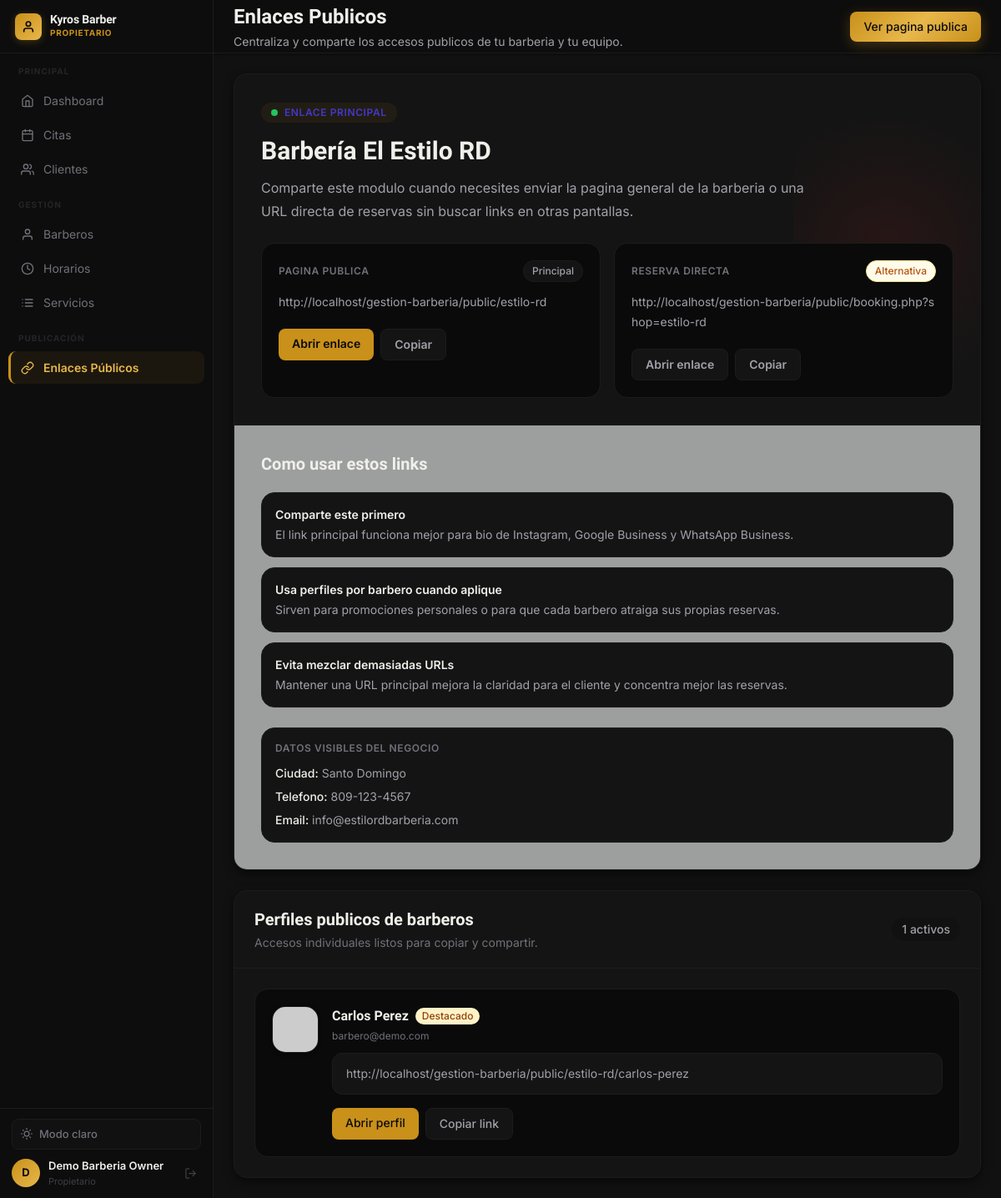
Page /dashboard/public-links.php (signed in) on the committed database.
### tables this page shows
CREATE TABLE barbershops (
    id INT AUTO_INCREMENT PRIMARY KEY,
    license_id INT NOT NULL,
    owner_id INT NOT NULL,
    business_name VARCHAR(255) NOT NULL,
    slug VARCHAR(255) UNIQUE NOT NULL,
    description TEXT,
    logo VARCHAR(255),
    cover_image VARCHAR(255),
    phone VARCHAR(20),
    email VARCHAR(255),
    address TEXT,
    city VARCHAR(100),
    province VARCHAR(100),
    country VARCHAR(100) DEFAULT 'República Dominicana',
    latitude DECIMAL(10, 8),
    longitude DECIMAL(11, 8),
    rnc VARCHAR(20),
    website VARCHAR(255),
    facebook VARCHAR(255),
    instagram VARCHAR(255),
    tiktok VARCHAR(255),
    whatsapp VARCHAR(20),
    theme_color VARCHAR(7) DEFAULT '#1e40af',
    allow_online_booking BOOLEAN DEFAULT TRUE,
    advance_booking_days INT DEFAULT 30,
    cancellation_hours INT DEFAULT 24,
    status ENUM('active', 'inactive', 'suspended') DEFAULT 'active',
    created_at TIMESTAMP DEFAULT CURRENT_TIMESTAMP,
    updated_at TIMESTAMP DEFAULT CURRENT_TIMESTAMP ON UPDATE CURRENT_TIMESTAMP,
    FOREIGN KEY (license_id) REFERENCES licenses(id) ON DELETE RESTRICT,
    FOREIGN KEY (owner_id) REFERENCES users(id) ON DELETE RESTRICT,
    INDEX idx_slug (slug),
    INDEX idx_status (status),
    INDEX idx_city (city)
);

CREATE TABLE barbers (
    id INT AUTO_INCREMENT PRIMARY KEY,
    barbershop_id INT NOT NULL,
    user_id INT NOT NULL,
    slug VARCHAR(255) NOT NULL,
    specialty TEXT,
    bio TEXT,
    experience_years INT,
    photo VARCHAR(255),
    commission_rate DECIMAL(5, 2) DEFAULT 50.00,
    rating DECIMAL(3, 2) DEFAULT 5.00,
    total_reviews INT DEFAULT 0,
    is_featured BOOLEAN DEFAULT FALSE,
    status ENUM('active', 'inactive', 'vacation') DEFAULT 'active',
    created_at TIMESTAMP DEFAULT CURRENT_TIMESTAMP,
    updated_at TIMESTAMP DEFAULT CURRENT_TIMESTAMP ON UPDATE CURRENT_TIMESTAMP,
    FOREIGN KEY (barbershop_id) REFERENCES barbershops(id) ON DELETE CASCADE,
    FOREIGN KEY (user_id) REFERENCES users(id) ON DELETE CASCADE,
    UNIQUE KEY unique_barber_shop (barbershop_id, user_id),
    UNIQUE KEY unique_barber_slug (barbershop_id, slug),
    INDEX idx_status (status),
    INDEX idx_rating (rating)
);

CREATE TABLE users (
    id INT AUTO_INCREMENT PRIMARY KEY,
    email VARCHAR(255) UNIQUE NOT NULL,
    password VARCHAR(255) NOT NULL,
    full_name VARCHAR(255) NOT NULL,
    phone VARCHAR(20),
    role ENUM('superadmin', 'owner', 'barber', 'client') NOT NULL,
    status ENUM('active', 'inactive', 'suspended') DEFAULT 'active',
    avatar VARCHAR(255),
    created_at TIMESTAMP DEFAULT CURRENT_TIMESTAMP,
    updated_at TIMESTAMP DEFAULT CURRENT_TIMESTAMP ON UPDATE CURRENT_TIMESTAMP,
    last_login TIMESTAMP NULL,
    INDEX idx_email (email),
    INDEX idx_role (role),
    INDEX idx_status (status)
);

### dashboard/public-links.php (the view, shortened to what the rows shown need)
<?php
require_once BASE_PATH . '/core/Database.php';
require_once BASE_PATH . '/core/Helpers.php';
$db = Database::getInstance();
$barbershopId = $_SESSION['barbershop_id'];
$barbershop = $db->fetch("
    SELECT id, business_name, slug, phone, email, city, theme_color
    FROM barbershops
    WHERE id = ?
", [$barbershopId]);
$barbers = $db->fetchAll("
    SELECT b.slug, b.photo, b.is_featured, u.full_name, u.email, u.phone
    FROM barbers b
    INNER JOIN users u ON b.user_id = u.id
    WHERE b.barbershop_id = ? AND b.status = 'active'
    ORDER BY b.is_featured DESC, u.full_name ASC
", [$barbershopId]);
$shopPublicUrl = BASE_URL . '/public/' . urlencode($barbershop['slug']);
$shopBookingUrl = BASE_URL . '/public/booking.php?shop=' . urlencode($barbershop['slug']);
include BASE_PATH . '/includes/header.php';
?>
<div class="min-h-screen bg-gray-100" x-data="{ sidebarOpen: false }">
    <div class="lg:pl-64">
        <div class="sticky top-0 z-40 flex h-16 bg-white border-b border-gray-200 shadow-sm">
            <div class="flex items-center justify-between flex-1 px-4 sm:px-6">
                <div>
                    <h1 class="text-2xl font-bold text-gray-900">Enlaces Publicos</h1>
                </div>
            </div>
        </div>
        <main class="p-6 space-y-6">
            <section class="bg-white rounded-2xl shadow-md border border-gray-200 overflow-hidden">
                <div class="grid grid-cols-1 xl:grid-cols-5">
                    <div class="xl:col-span-3 p-6 sm:p-8 border-b xl:border-b-0 xl:border-r border-gray-200 relative overflow-hidden">
                        <div class="relative">
                            <div class="inline-flex items-center gap-2 px-3 py-1 rounded-full bg-indigo-50 text-indigo-700 text-xs font-semibold uppercase tracking-wider">
                                <span class="w-2 h-2 rounded-full bg-green-500"></span>
                                Enlace principal
                            </div>
                            <h2 class="mt-4 text-3xl font-bold text-gray-900"><?php echo e($barbershop['business_name']); ?></h2>
                            <p class="mt-3 text-base text-gray-600 max-w-2xl leading-7">
                                Comparte este modulo cuando necesites enviar la pagina general de la barberia o una URL directa de reservas sin buscar links en otras pantallas.
                            </p>
                            <div class="mt-6 grid grid-cols-1 lg:grid-cols-2 gap-4">
                                <article class="rounded-2xl border border-gray-200 bg-gray-50 p-5">
                                    <div class="flex items-center justify-between gap-3">
                                        <p class="text-xs font-semibold uppercase tracking-wider text-gray-500">Pagina publica</p>
                                        <span class="px-2.5 py-1 rounded-full bg-white border border-gray-200 text-xs font-medium text-gray-600">Principal</span>
                                    </div>
                                    <p class="mt-3 text-sm text-gray-700 break-all leading-6"><?php echo e($shopPublicUrl); ?></p>
                                    <div class="mt-5 flex flex-wrap gap-2">
                                        <a href="<?php echo e($shopPublicUrl); ?>" target="_blank" class="px-4 py-2 bg-indigo-600 text-white rounded-lg text-sm font-semibold hover:bg-indigo-700 transition">
                                        </a>
                                        <button type="button" onclick="copyPublicLink('<?php echo e($shopPublicUrl); ?>', this)" class="px-4 py-2 bg-white border border-gray-200 text-gray-700 rounded-lg text-sm font-semibold hover:bg-gray-100 transition">
                                        </button>
                                    </div>
                                </article>
                                <article class="rounded-2xl border border-gray-200 bg-gray-50 p-5">
                                    <div class="flex items-center justify-between gap-3">
                                        <p class="text-xs font-semibold uppercase tracking-wider text-gray-500">Reserva directa</p>
                                        <span class="px-2.5 py-1 rounded-full bg-amber-50 border border-amber-200 text-xs font-medium text-amber-700">Alternativa</span>
                                    </div>
                                    <p class="mt-3 text-sm text-gray-700 break-all leading-6"><?php echo e($shopBookingUrl); ?></p>
                                    <div class="mt-5 flex flex-wrap gap-2">
                                        <a href="<?php echo e($shopBookingUrl); ?>" target="_blank" class="px-4 py-2 bg-white border border-gray-200 text-gray-700 rounded-lg text-sm font-semibold hover:bg-gray-100 transition">
                                        </a>
                                        <button type="button" onclick="copyPublicLink('<?php echo e($shopBookingUrl); ?>', this)" class="px-4 py-2 bg-white border border-gray-200 text-gray-700 rounded-lg text-sm font-semibold hover:bg-gray-100 transition">
                                        </button>
                                    </div>
                                </article>
                            </div>
                        </div>
                    </div>
                    <aside class="xl:col-span-2 p-6 sm:p-8 bg-gray-50/60">
                        <div class="mt-6 rounded-2xl bg-white border border-gray-200 p-4">
                            <div class="mt-3 space-y-2 text-sm text-gray-600">
                                <?php if (!empty($barbershop['city'])): ?>
                                <p><span class="font-medium text-gray-800">Ciudad:</span> <?php echo e($barbershop['city']); ?></p>
                                <?php endif; ?>
                                <?php if (!empty($barbershop['phone'])): ?>
                                <p><span class="font-medium text-gray-800">Telefono:</span> <?php echo e($barbershop['phone']); ?></p>
                                <?php endif; ?>
                                <?php if (!empty($barbershop['email'])): ?>
                                <p><span class="font-medium text-gray-800">Email:</span> <?php echo e($barbershop['email']); ?></p>
                                <?php endif; ?>
                            </div>
                        </div>
                    </aside>
                </div>
            </section>
            <section class="bg-white rounded-2xl shadow-md border border-gray-200 overflow-hidden">
                <div class="p-6">
                    <?php if (empty($barbers)): ?>
                    <div class="rounded-2xl border border-dashed border-gray-300 bg-gray-50 px-6 py-14 text-center">
                        <div class="w-16 h-16 mx-auto rounded-2xl bg-white border border-gray-200 flex items-center justify-center shadow-sm">
                            <svg class="w-8 h-8 text-gray-400" fill="none" stroke="currentColor" viewBox="0 0 24 24">
                                <path stroke-linecap="round" stroke-linejoin="round" stroke-width="1.8" d="M17 20h5v-2a3 3 0 00-5.356-1.857M17 20H7m10 0v-2c0-.656-.126-1.283-.356-1.857M7 20H2v-2a3 3 0 015.356-1.857M7 20v-2c0-.656.126-1.283.356-1.857m0 0a5.002 5.002 0 019.288 0M15 7a3 3 0 11-6 0 3 3 0 016 0z"/>
                            </svg>
                        </div>
                        <h4 class="mt-5 text-lg font-semibold text-gray-900">Todavia no hay perfiles listos para compartir</h4>
                        <p class="mt-2 text-sm text-gray-600 max-w-xl mx-auto">
                            Cuando agregues barberos activos a tu barberia, sus links apareceran aqui para que puedas abrirlos o copiarlos al instante.
                        </p>
                        <a href="<?php echo BASE_URL; ?>/dashboard/barbers" class="inline-flex mt-6 px-5 py-2.5 bg-indigo-600 text-white rounded-lg hover:bg-indigo-700 transition font-medium">
                            Gestionar barberos
                        </a>
                    </div>
                    <?php else: ?>
                    <div class="grid grid-cols-1 xl:grid-cols-2 gap-4">
                        <?php foreach ($barbers as $barber): ?>
                        <?php $barberPublicUrl = BASE_URL . '/public/' . urlencode($barbershop['slug']) . '/' . urlencode($barber['slug']); ?>
                        <article class="rounded-2xl border border-gray-200 bg-gray-50 p-5 hover:bg-white hover:shadow-sm transition">
                            <div class="flex items-start gap-4">
                                <img src="<?php echo $barber['photo'] ? imageUrl($barber['photo']) : getDefaultAvatar($barber['full_name']); ?>"
                                     alt="<?php echo e($barber['full_name']); ?>"
                                     class="w-14 h-14 rounded-2xl object-cover border border-gray-200 shadow-sm">
                                <div class="min-w-0 flex-1">
                                    <div class="flex flex-wrap items-center gap-2">
                                        <h4 class="font-semibold text-gray-900"><?php echo e($barber['full_name']); ?></h4>
                                        <?php if (!empty($barber['is_featured'])): ?>
                                        <span class="px-2 py-0.5 rounded-full bg-amber-100 text-amber-800 text-xs font-medium">Destacado</span>
                                        <?php endif; ?>
                                    </div>
                                    <?php if (!empty($barber['email'])): ?>
                                    <p class="mt-1 text-xs text-gray-500"><?php echo e($barber['email']); ?></p>
                                    <?php endif; ?>
                                    <div class="mt-3 rounded-xl bg-white border border-gray-200 px-4 py-3">
                                        <p class="text-sm text-gray-700 break-all leading-6"><?php echo e($barberPublicUrl); ?></p>
                                    </div>
                                    <div class="mt-4 flex flex-wrap gap-2">
                                        <a href="<?php echo e($barberPublicUrl); ?>" target="_blank" class="px-4 py-2 bg-indigo-600 text-white rounded-lg text-sm font-medium hover:bg-indigo-700 transition">
                                            Abrir perfil
                                        </a>
                                        <button type="button" onclick="copyPublicLink('<?php echo e($barberPublicUrl); ?>', this)" class="px-4 py-2 bg-white border border-gray-200 text-gray-700 rounded-lg text-sm font-medium hover:bg-gray-100 transition">
                                            Copiar link
                                        </button>
                                    </div>
                                </div>
                            </div>
                        </article>
                        <?php endforeach; ?>
                    </div>
                    <?php endif; ?>
                </div>
            </section>
        </main>
    </div>
</div>
<?php include BASE_PATH . '/includes/footer.php'; ?>

### rows in the picture
barbershops: business_name "Barbería El Estilo RD", slug "http://localhost/gestion-barberia/public/estilo-rd", slug "http://localhost/gestion-barberia/public/booking.php?shop=estilo-rd", city "Santo Domingo", phone "809-123-4567", email "info@estilordbarberia.com"
barbers: user.full_name "Carlos Perez", is_featured "Destacado", user.email "barbero@demo.com", barberPublicUrl "http://localhost/gestion-barberia/public/estilo-rd/carlos-perez"

### other values in the picture
substr($_SESSION['user_name'] ?? 'O', 0, 1) "D"
$_SESSION['user_name'] "Demo Barberia Owner"
count($barbers) "1"
